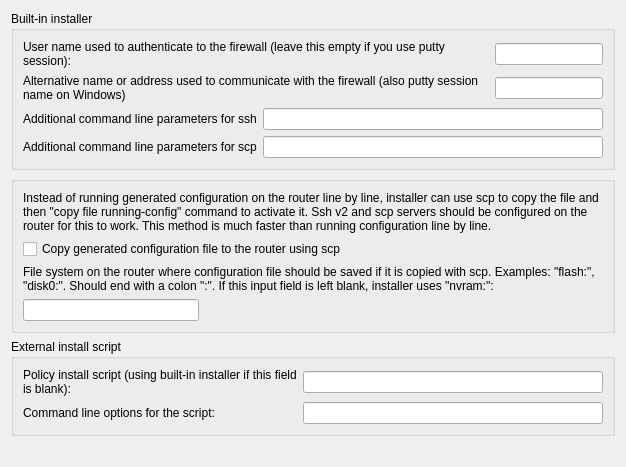
     <widget class="QWidget" name="installer_tab">
      <attribute name="title">
       <string>Installer</string>
      </attribute>
      <layout class="QGridLayout" name="gridLayout_8">
       <item row="0" column="0">
        <widget class="QGroupBox" name="groupBox2">
         <property name="title">
          <string>Built-in installer</string>
         </property>
         <layout class="QGridLayout" name="gridLayout">
          <item row="0" column="0">
           <widget class="QLabel" name="textLabel1_2">
            <property name="text">
             <string>User name used to authenticate to the firewall (leave this empty if you use putty session):</string>
            </property>
            <property name="alignment">
             <set>Qt::AlignLeading|Qt::AlignLeft|Qt::AlignVCenter</set>
            </property>
            <property name="wordWrap">
             <bool>true</bool>
            </property>
           </widget>
          </item>
          <item row="0" column="1">
           <widget class="QLineEdit" name="user">
            <property name="sizePolicy">
             <sizepolicy hsizetype="Fixed" vsizetype="Fixed">
              <horstretch>0</horstretch>
              <verstretch>0</verstretch>
             </sizepolicy>
            </property>
           </widget>
          </item>
          <item row="1" column="0">
           <widget class="QLabel" name="textLabel1_3">
            <property name="text">
             <string>Alternative name or address used to communicate with the firewall (also putty session name on Windows)</string>
            </property>
            <property name="alignment">
             <set>Qt::AlignLeading|Qt::AlignLeft|Qt::AlignTop</set>
            </property>
            <property name="wordWrap">
             <bool>true</bool>
            </property>
           </widget>
          </item>
          <item row="1" column="1">
           <widget class="QLineEdit" name="altAddress">
            <property name="sizePolicy">
             <sizepolicy hsizetype="Fixed" vsizetype="Fixed">
              <horstretch>0</horstretch>
              <verstretch>0</verstretch>
             </sizepolicy>
            </property>
           </widget>
          </item>
          <item row="2" column="0" colspan="2">
           <layout class="QHBoxLayout">
            <item>
             <widget class="QLabel" name="textLabel1_7">
              <property name="text">
               <string>Additional command line parameters for ssh</string>
              </property>
              <property name="wordWrap">
               <bool>false</bool>
              </property>
             </widget>
            </item>
            <item>
             <widget class="QLineEdit" name="sshArgs">
              <property name="sizePolicy">
               <sizepolicy hsizetype="Expanding" vsizetype="Fixed">
                <horstretch>0</horstretch>
                <verstretch>0</verstretch>
               </sizepolicy>
              </property>
              <property name="minimumSize">
               <size>
                <width>300</width>
                <height>0</height>
               </size>
              </property>
             </widget>
            </item>
           </layout>
          </item>
          <item row="3" column="0" colspan="2">
           <layout class="QHBoxLayout" name="_2">
            <item>
             <widget class="QLabel" name="textLabel1_8">
              <property name="text">
               <string>Additional command line parameters for scp</string>
              </property>
              <property name="wordWrap">
               <bool>false</bool>
              </property>
             </widget>
            </item>
            <item>
             <widget class="QLineEdit" name="scpArgs">
              <property name="sizePolicy">
               <sizepolicy hsizetype="Expanding" vsizetype="Fixed">
                <horstretch>0</horstretch>
                <verstretch>0</verstretch>
               </sizepolicy>
              </property>
              <property name="minimumSize">
               <size>
                <width>300</width>
                <height>0</height>
               </size>
              </property>
             </widget>
            </item>
           </layout>
          </item>
         </layout>
        </widget>
       </item>
       <item row="1" column="0">
        <widget class="QGroupBox" name="SCPgroupBox">
         <property name="title">
          <string/>
         </property>
         <layout class="QGridLayout" name="gridLayout_3">
          <item row="0" column="0" colspan="2">
           <widget class="QLabel" name="label">
            <property name="text">
             <string>Instead of running generated configuration on the router line by line, installer can use scp to copy the file and then &quot;copy file running-config&quot; command to activate it. Ssh v2 and scp servers should be configured on the router for this to work. This method is much faster than running configuration line by line.</string>
            </property>
            <property name="wordWrap">
             <bool>true</bool>
            </property>
           </widget>
          </item>
          <item row="1" column="0" colspan="2">
           <widget class="QCheckBox" name="use_scp">
            <property name="text">
             <string>Copy generated configuration file to the router using scp</string>
            </property>
           </widget>
          </item>
          <item row="2" column="0" colspan="2">
           <widget class="QLabel" name="label_3">
            <property name="text">
             <string>File system on the router where configuration file should be saved if it is copied with scp. Examples: &quot;flash:&quot;, &quot;disk0:&quot;. Should end with a colon &quot;:&quot;. If this input field is left blank, installer uses &quot;nvram:&quot;:</string>
            </property>
            <property name="wordWrap">
             <bool>true</bool>
            </property>
           </widget>
          </item>
          <item row="3" column="0">
           <widget class="QLineEdit" name="filesystem"/>
          </item>
          <item row="3" column="1">
           <spacer name="horizontalSpacer">
            <property name="orientation">
             <enum>Qt::Horizontal</enum>
            </property>
            <property name="sizeHint" stdset="0">
             <size>
              <width>398</width>
              <height>20</height>
             </size>
            </property>
           </spacer>
          </item>
         </layout>
        </widget>
       </item>
       <item row="2" column="0">
        <widget class="QGroupBox" name="groupBox1">
         <property name="title">
          <string>External install script</string>
         </property>
         <layout class="QGridLayout" name="gridLayout_2">
          <property name="verticalSpacing">
           <number>-1</number>
          </property>
          <item row="0" column="0">
           <layout class="QHBoxLayout" name="horizontalLayout">
            <item>
             <widget class="QLabel" name="textLabel5_2">
              <property name="sizePolicy">
               <sizepolicy hsizetype="Expanding" vsizetype="Preferred">
                <horstretch>0</horstretch>
                <verstretch>0</verstretch>
               </sizepolicy>
              </property>
              <property name="text">
               <string>Policy install script (using built-in installer if this field is blank):</string>
              </property>
              <property name="alignment">
               <set>Qt::AlignLeading|Qt::AlignLeft|Qt::AlignVCenter</set>
              </property>
              <property name="wordWrap">
               <bool>true</bool>
              </property>
             </widget>
            </item>
            <item>
             <widget class="QLineEdit" name="installScript">
              <property name="sizePolicy">
               <sizepolicy hsizetype="Fixed" vsizetype="Fixed">
                <horstretch>0</horstretch>
                <verstretch>0</verstretch>
               </sizepolicy>
              </property>
              <property name="minimumSize">
               <size>
                <width>300</width>
                <height>0</height>
               </size>
              </property>
             </widget>
            </item>
           </layout>
          </item>
          <item row="1" column="0">
           <layout class="QHBoxLayout" name="horizontalLayout_2">
            <item>
             <widget class="QLabel" name="textLabel6_2">
              <property name="sizePolicy">
               <sizepolicy hsizetype="Expanding" vsizetype="Preferred">
                <horstretch>0</horstretch>
                <verstretch>0</verstretch>
               </sizepolicy>
              </property>
              <property name="text">
               <string>Command line options for the script:</string>
              </property>
              <property name="alignment">
               <set>Qt::AlignLeading|Qt::AlignLeft|Qt::AlignVCenter</set>
              </property>
              <property name="wordWrap">
               <bool>false</bool>
              </property>
             </widget>
            </item>
            <item>
             <widget class="QLineEdit" name="installScriptArgs">
              <property name="sizePolicy">
               <sizepolicy hsizetype="Fixed" vsizetype="Fixed">
                <horstretch>0</horstretch>
                <verstretch>0</verstretch>
               </sizepolicy>
              </property>
              <property name="minimumSize">
               <size>
                <width>300</width>
                <height>0</height>
               </size>
              </property>
             </widget>
            </item>
           </layout>
          </item>
         </layout>
        </widget>
       </item>
       <item row="3" column="0">
        <spacer>
         <property name="orientation">
          <enum>Qt::Vertical</enum>
         </property>
         <property name="sizeType">
          <enum>QSizePolicy::Expanding</enum>
         </property>
         <property name="sizeHint" stdset="0">
          <size>
           <width>20</width>
           <height>20</height>
          </size>
         </property>
        </spacer>
       </item>
      </layout>
     </widget>
